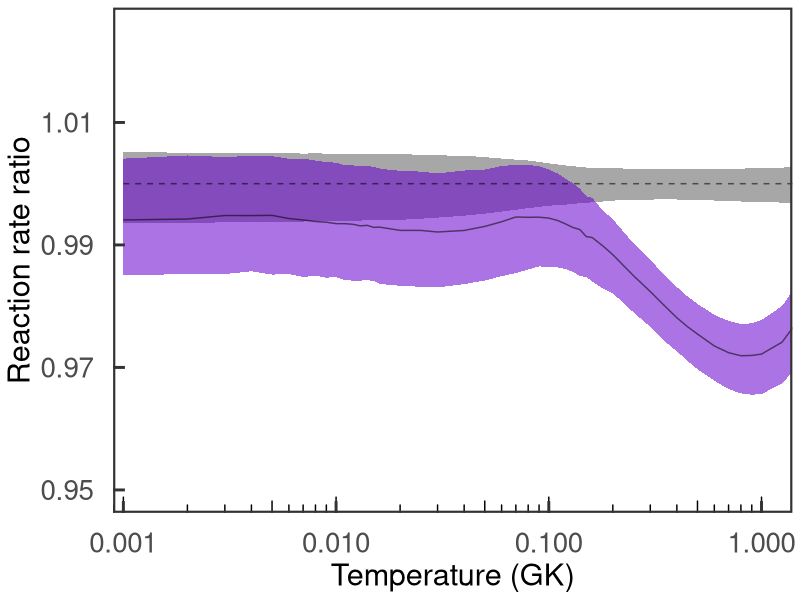

Reproduce this figure in R.
# import packages
library(magrittr);
library(dplyr);require(plyr)
require(ggplot2)

Norm <- read.table("numRates.dat",header = TRUE)$median

new <- read.table("numRates.dat",header = TRUE) %>%
  select(c("x","median","lower","upper")) %>%
  set_colnames(c("T9","Adopted","Lower","Upper")) %>%
  mutate(data = "present") %>% 
  mutate(Adopted = Adopted/Norm) %>% 
  mutate(Lower = Lower/Norm) %>%
  mutate(Upper = Upper/Norm)

old <- read.csv("tabula-table_tdn.csv",header = TRUE) %>%  
  select(c("T9","Adopted","Lower","Upper"))  %>%
  mutate(data="previous") %>% 
  mutate(Adopted = Adopted/Norm) %>% 
  mutate(Lower = Lower/Norm) %>%
  mutate(Upper = Upper/Norm)
  
joint <- rbind(old,new)


pdf("rate_ratio.pdf",height = 7,width = 10)
ggplot(joint,aes(x=T9,y=Adopted, group=data,fill=data,linetype=data,alpha=0.3)) +
  geom_ribbon(aes(x=T9,ymin=Lower, ymax=Upper),show.legend=FALSE) +
  geom_line() +
  coord_cartesian(xlim=c(0.00125,1),ylim=c(0.95,1.025)) +
  theme_bw() + xlab("Temperature (GK)") + ylab("Reaction rate ratio") +
  scale_fill_manual(values=c("#606060","#6600CC"))+
  scale_x_log10(breaks = c(0.001,0.01,0.1,1))  +
  annotation_logticks(short = unit(0.2, "cm"), mid = unit(0.3, "cm"), long = unit(0.4, "cm"),
                      sides = "b",size = 1) +
  scale_linetype_manual(guide=F,values=c("dashed","solid")) +
  theme(panel.border = element_rect(size=1.5),panel.grid.major = element_blank(),
        panel.grid.minor = element_blank(),
        legend.position = "none",
        legend.background = element_rect(colour = "white", fill = "white"),
        plot.background = element_rect(size = 3, linetype='dashed',colour = "white", fill = "white"),
        panel.background = element_rect(colour = "white", fill = "white"),
        legend.key = element_rect(colour = "white", fill = "white"),
        axis.title = element_text(size = 22),
        axis.ticks = element_line(size = 1),
 #       axis.line = element_line(size = 0.75, linetype = "solid"),
        axis.text.y = element_text(size = 20, margin = unit(c(t = 0, r = 5, b = 0, l = 0), "mm")),
        axis.text.x = element_text(size = 20, margin = unit(c(t = 5, r = 0, b = 0, l = 0), "mm")),
        axis.ticks.length = unit(-3, "mm")) 
        
dev.off()
